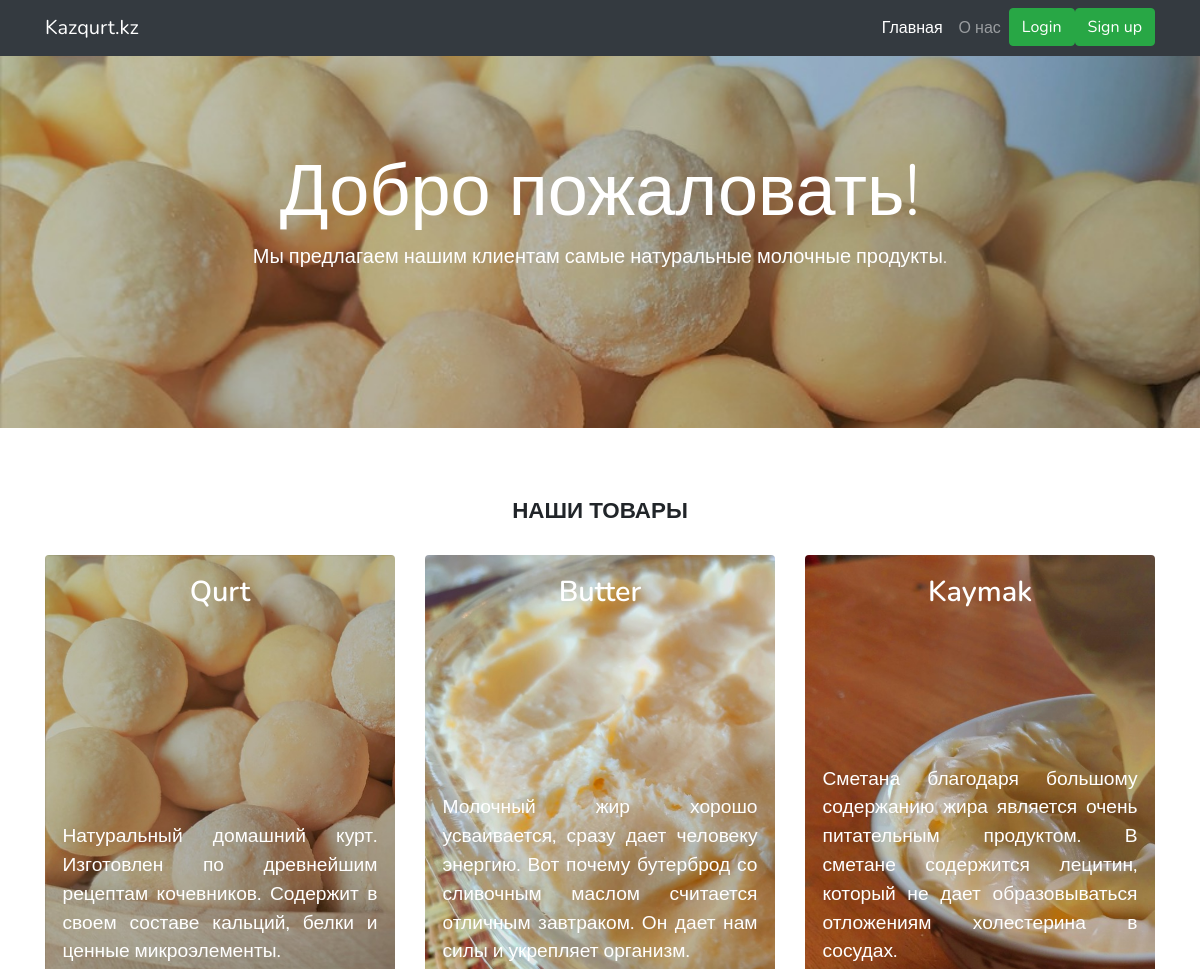
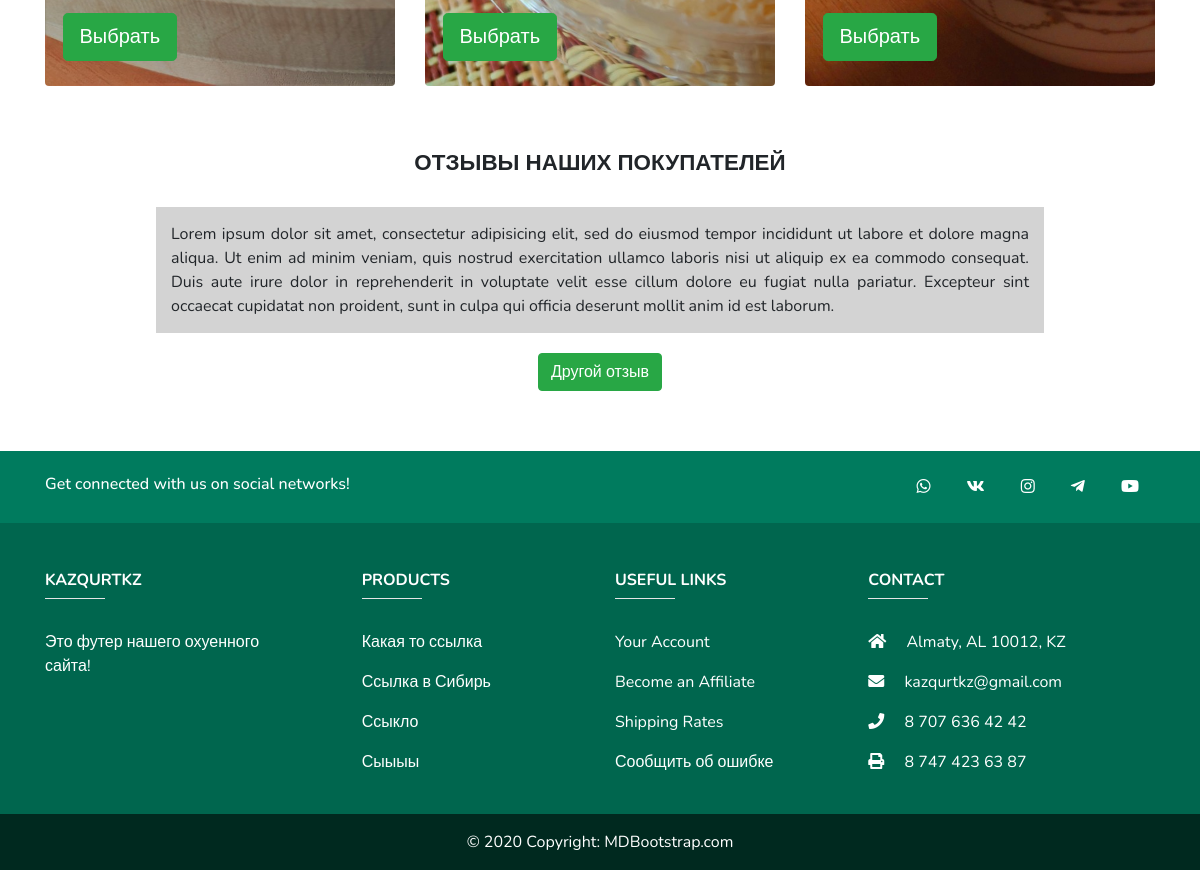
The page / on the database its author committed (2 pictures, top to bottom).
### tables this page shows
CREATE TABLE `products` (
    `id` int(11) NOT NULL,
    `title` varchar(100) NOT NULL,
    `cover` varchar(255) NOT NULL,
    `cover_info` varchar(255) NOT NULL,
    `banner` varchar(255) NOT NULL,
    `banner_info` varchar(255) NOT NULL,
    `product_info` varchar(255) NOT NULL,
    `gallery_title` varchar(100) NOT NULL
  );

### includes/config.php (called while the page is built, shortened)
<?php
$config = array(
	'title' => 'Kazqurt.kz',
	'db' => array(
			'server' => 'localhost',
			'username' => 'root',
			'password' => '',
			'name' => 'kazqurtkz'
		)
);

### index.php (the view, shortened to what this page needs)
<?php
    require "includes/config.php";
?>
<!DOCTYPE html>
<html>
<head>
    <?php require "includes/head.php"; ?>
</head>
<body>
    <?php include "includes/navbar.php"; ?>
    <div class="frontImage my-4">
        <div class="container">
            <h1 class="display-3">Добро пожаловать!</h1>
            <p class="lead">Мы предлагаем нашим клиентам самые натуральные молочные продукты.</p>
        </div>
    </div>
    <div class="container">
        <h2 class="heading">Наши товары</h2>
        <div class="row text-center">
            <?php
            $products = mysqli_query($connection, "SELECT * FROM `products`");
            while ( $prod = mysqli_fetch_assoc($products) ) { ?>
            <div class="col-lg-4 col-md-6 mb-4">
                <a href="/pages/products.php?id=<?php echo $prod['id']; ?>">
                    <div class="card" style="background-image: url( img/product-covers/<?php echo $prod['cover'] ?> );">
                        <div class="card-img-overlay">
                            <h4 class="card-title"><?php echo $prod['title']; ?></h4>
                            <div class="card-text">
                                <p><?php echo $prod['cover_info'] ?></p>
                                <button type="button" class="btn btn-success btn-lg">Выбрать</button>
                            </div>
                        </div>
                    </div>
                </a>
            </div>
            <?php } ?>
        </div>
        <div class="review">
            <h2 class="heading">Отзывы наших покупателей</h2>
            <p class="mySlides">
                Lorem ipsum dolor sit amet, consectetur adipisicing elit, sed do eiusmod
                tempor incididunt ut labore et dolore magna aliqua. Ut enim ad minim veniam,
                quis nostrud exercitation ullamco laboris nisi ut aliquip ex ea commodo
                consequat. Duis aute irure dolor in reprehenderit in voluptate velit esse
                cillum dolore eu fugiat nulla pariatur. Excepteur sint occaecat cupidatat non
                proident, sunt in culpa qui officia deserunt mollit anim id est laborum.
            </p>
            <button class="slideButton btn btn-success" onclick="plusDivs(-1)">Другой отзыв</button>
        </div>
    </div>
    <?php include "includes/footer.php"; ?>
</body>
</html>

### includes/head.php (shortened to what this page needs)
<link href="https://stackpath.bootstrapcdn.com/bootstrap/4.4.1/css/bootstrap.min.css" rel="stylesheet">
<link rel="stylesheet" type="text/css" href="../css/style.css">

### includes/navbar.php (shortened to what this page needs)
<nav class="navbar navbar-expand-lg navbar-dark bg-dark fixed-top">
    <div class="container">
        <a class="navbar-brand" href="/"><?php echo $config['title']; ?></a>
        <div class="collapse navbar-collapse" id="navbarResponsive">
            <ul class="navbar-nav ml-auto">
                <li class="nav-item active">
                    <a class="nav-link" href="/index.php"> Главная </a>
                </li>
                <li>
                    <a class="nav-link" href="../pages/about.php"> О нас </a>
                </li>
                <li>
                    <div class="btn btn-success loginButton">Login</div>
                </li>
                <li class="nav-item">
                    <div class="btn btn-success signupButton">Sign up</div>
                </li>
            </ul>
        </div>
    </div>
</nav>
<br>
<link rel="stylesheet" href="../css/popup.css">

### includes/footer.php
<link rel="stylesheet" type="text/css" href="../css/footerStyle.css">
<footer>
    <div class="socialLinks">
        <div class="container">
            <div class="row py-4 d-flex">
                <div class="col-md-6 col-lg-5 text-center text-md-left mb-4 mb-md-0">
                    <h6 class="mb-0">Get connected with us on social networks!</h6>
                </div>
                <div class="col-md-6 col-lg-7 text-center text-md-right">
                    <a class="iconLink" href="/"> <i class="fab fa-whatsapp"></i> </a>
                    <a class="iconLink" href="/"> <i class="fab fa-vk"></i> </a>
                    <a class="iconLink" href="/"> <i class="fab fa-instagram"></i> </a>
                    <a class="iconLink" href="/"> <i class="fab fa-telegram-plane"></i> </a>
                    <a class="iconLink" href="/"> <i class="fab fa-youtube"></i> </a>
                </div>
            </div>
        </div>
    </div>
    <div class="container text-center text-md-left mt-5">
        <div class="row mt-3">
            <div class="col-md-3 col-lg-4 col-xl-3 mb-4">
                <h6 class="footerHeader">KazqurtKz</h6>
                <hr class="headerBottomLine mb-4 mt-0 d-inline-block mx-auto">
                <p>
                    Это футер нашего охуенного сайта!
                </p>
            </div>
            <div class="col-md-2 col-lg-2 col-xl-2 mx-auto mb-4">
                <h6 class="footerHeader">Products</h6>
                <hr class="headerBottomLine mb-4 mt-0 d-inline-block mx-auto">
                <p> <a class="footerLink" href="#!">Какая то ссылка</a> </p>
                <p> <a class="footerLink" href="#!">Ссылка в Сибирь</a> </p>
                <p> <a class="footerLink" href="#!">Ссыкло</a> </p>
                <p> <a class="footerLink" href="#!">Сыыыы</a> </p>
            </div>
            <div class="col-md-3 col-lg-2 col-xl-2 mx-auto mb-4">
                <h6 class="footerHeader">Useful links</h6>
                <hr class="headerBottomLine mb-4 mt-0 d-inline-block mx-auto">
                <p> <a class="footerLink" href="#!">Your Account</a> </p>
                <p> <a class="footerLink" href="#!">Become an Affiliate</a> </p>
                <p> <a class="footerLink" href="#!">Shipping Rates</a> </p>
                <p> <a class="footerLink" href="#!">Сообщить об ошибке</a> </p>
            </div>
            <div class="col-md-4 col-lg-3 col-xl-3 mx-auto mb-md-0 mb-4">
                <h6 class="footerHeader">Contact</h6>
                <hr class="headerBottomLine mb-4 mt-0 d-inline-block mx-auto">
                <p> <i class="fas fa-home mr-3"></i> Almaty, AL 10012, KZ </p>
                <p> <i class="fas fa-envelope mr-3"></i> kazqurtkz@gmail.com </p>
                <p> <i class="fas fa-phone mr-3"></i> 8 707 636 42 42 </p>
                <p> <i class="fas fa-print mr-3"></i> 8 747 423 63 87 </p>
            </div>
        </div>
    </div>
    <div class="footerCopyright text-center py-3">
        © 2020 Copyright: <a class="footerLink" href="https://mdbootstrap.com/"> MDBootstrap.com </a>
    </div>
</footer>

### css/style.css (style rules this page uses)
html, body { font-family: 'Nunito', sans-serif; width: 100%; height: 100%; margin: 0px; padding: 0px; overflow-x: hidden; }
.heading { text-align: center; margin-bottom: 30px; font-weight: bold; font-size: 1.4rem; text-transform: uppercase; }
.frontImage { margin-bottom: 70px !important; padding-top: 100px; padding-bottom: 140px; background-image: url("../img/product-banners/product-banner-qurt.jpg"); background-size: cover; text-align: center; color: white; }
.card { border: none; background-size: cover; height: 500px !important; color: white; }
.card-title { font-size: 180%; font-weight: 600; }
.card-text { font-size: 120%; text-align: justify; position: absolute; bottom: 5%; left: 5%; right: 5%; color: #fff; }
.review { text-align: center; margin-top: 40px; margin-bottom: 40px; }
.mySlides { margin: 0 auto; padding: 15px; text-align: justify; width: 80%; background-color: lightgray; }
.slideButton { margin: 20px }

### css/footerStyle.css (style rules this page uses)
footer { background-color: #00664e; color: white; }
div.socialLinks { color: white; background-color: #007b5e; }
a.iconLink { margin: 0 16px; color: white; }
h6.footerHeader { text-transform: uppercase; font-weight: bold; }
hr.headerBottomLine { width: 60px; background-color: white; }
a.footerLink:link { color: white; }
div.footerCopyright { background-color: #00291f; }

### rows shown on the page
products: cover (picture), title "Qurt", cover_info "Натуральный домашний курт. Изготовлен по древнейшим рецептам кочевников. Содержит в своем составе кальций, белки и ценные микроэлементы."
products: cover (picture), title "Butter", cover_info "Молочный жир хорошо усваивается, сразу дает человеку энергию. Вот почему бутерброд со сливочным маслом считается отличным завтраком. Он дает нам силы и укрепляет организм."
products: cover (picture), title "Kaymak", cover_info "Сметана благодаря большому содержанию жира является очень питательным продуктом. В сметане содержится лецитин, который не дает образовываться отложениям холестерина в сосудах."

### other values the page prints
$config['title'] "Kazqurt.kz"
